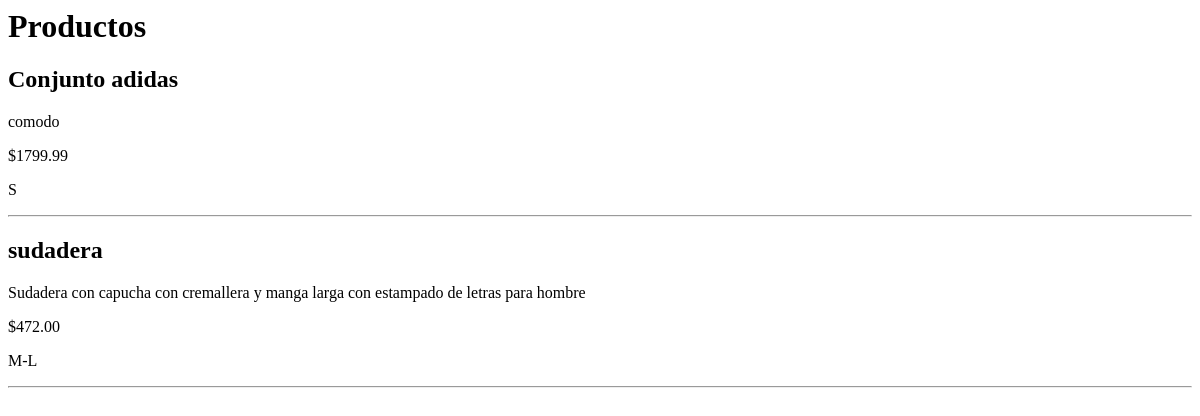
Before: /hombres/ with the older database file.
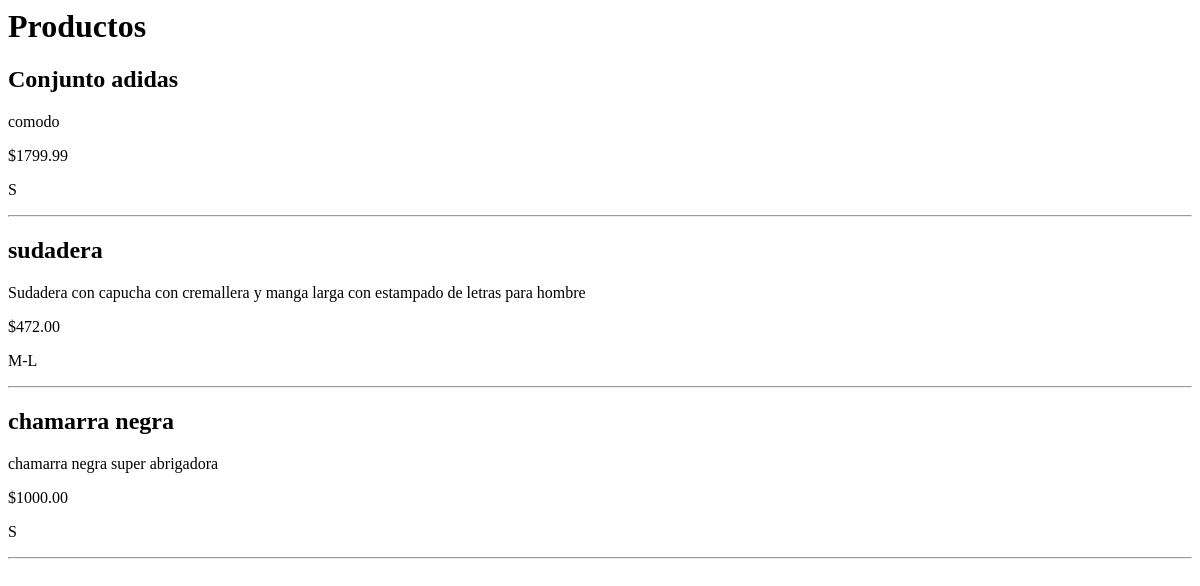
After: the same page with the newer database file.
### tienda/models.py (models this page shows, shortened)
class Producto(models.Model):
    CATEGORIAS = [
        ('Hombre', 'Hombre'),
        ('Mujer', 'Mujer'),
        ('Niña', 'Niña'),
        ('Niño', 'Niño'),
    ]
    nombre = models.CharField(max_length=100)
    descripcion = models.TextField()
    precio = models.DecimalField(max_digits=10, decimal_places=2)
    talla = models.CharField(max_length=10)
    stock = models.IntegerField()
    categoria = models.CharField(max_length=20, choices=CATEGORIAS)
    imagen = models.ImageField(upload_to='productos/', null=True, blank=True)

### tienda/views.py (the view)
# urls.py: path('hombres/', views.hombres, name='hombres'),
def hombres(request):
    productos = Producto.objects.filter(categoria='Hombre')
    return render(request, 'hombres.html', {'productos': productos})

### tienda/templates/hombres.html
<h1>Productos</h1>
{% for producto in productos %}
<h2>{{ producto.nombre }}</h2>
<p>{{ producto.descripcion }}</p>
<p>${{ producto.precio }}</p>
<p>{{ producto.talla }}</p>
<hr>
{% endfor %}

Changed rows visible on the page:
added Producto: nombre "chamarra negra", descripcion "chamarra negra super abrigadora", precio "1000.00", talla "S"
